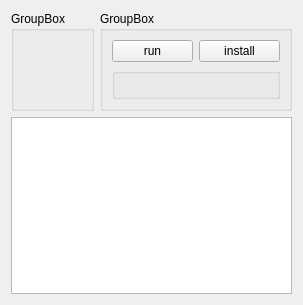
<?xml version="1.0" encoding="UTF-8"?>
<ui version="4.0">
 <class>Form</class>
 <widget class="QWidget" name="Form">
  <property name="geometry">
   <rect>
    <x>0</x>
    <y>0</y>
    <width>303</width>
    <height>305</height>
   </rect>
  </property>
  <property name="windowTitle">
   <string>Form</string>
  </property>
  <layout class="QVBoxLayout" name="verticalLayout_2">
   <item>
    <layout class="QHBoxLayout" name="hlayout" stretch="1,5">
     <item>
      <widget class="QGroupBox" name="gbl">
       <property name="title">
        <string>GroupBox</string>
       </property>
      </widget>
     </item>
     <item>
      <widget class="QGroupBox" name="gbr">
       <property name="title">
        <string>GroupBox</string>
       </property>
       <layout class="QVBoxLayout" name="verticalLayout">
        <item>
         <layout class="QHBoxLayout" name="horizontalLayout_2">
          <item>
           <widget class="QPushButton" name="btnrun">
            <property name="text">
             <string>run</string>
            </property>
           </widget>
          </item>
          <item>
           <widget class="QPushButton" name="btninstall">
            <property name="text">
             <string>install</string>
            </property>
           </widget>
          </item>
         </layout>
        </item>
        <item>
         <widget class="QGroupBox" name="codegb">
          <layout class="QHBoxLayout" name="horizontalLayout"/>
         </widget>
        </item>
       </layout>
      </widget>
     </item>
    </layout>
   </item>
   <item>
    <layout class="QVBoxLayout" name="verticalLayout_3">
     <item>
      <widget class="QPlainTextEdit" name="log"/>
     </item>
    </layout>
   </item>
  </layout>
 </widget>
 <resources/>
 <connections/>
</ui>
